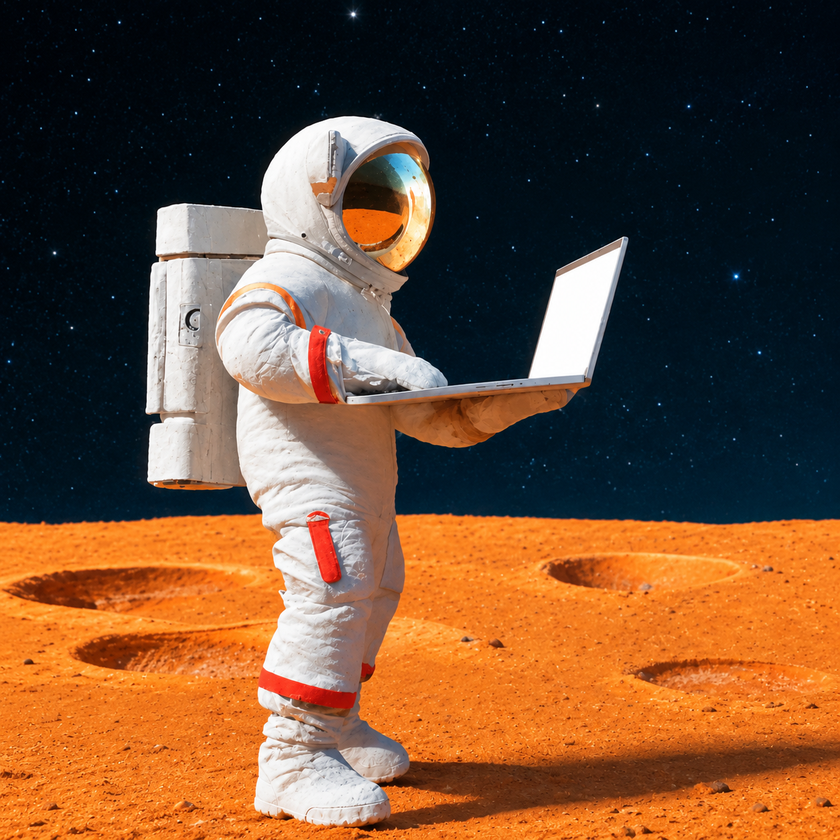
#> input picture myOne.png, 840 x 840 px, shrunk from 1254 x 1254 before the run
$ python image_thresholding.py
#> lines starting #> are read from the running program, lines starting #| are printed output that depends on the picture; after the words box and inside, x2 and y2 are one past the last pixel; in counts of white or black regions, pixels touching at a corner belong together
import cv2

image = cv2.imread("myOne.png")
#> image is the input picture: shape (840, 840, 3); mean B, G, R 52.9, 77.8, 112.4

if image is None:
            exit()


print("Original Image is ",image.shape)
#| Original Image is  (840, 840, 3)

gray_scale = cv2.cvtColor(image,cv2.COLOR_BGR2GRAY)
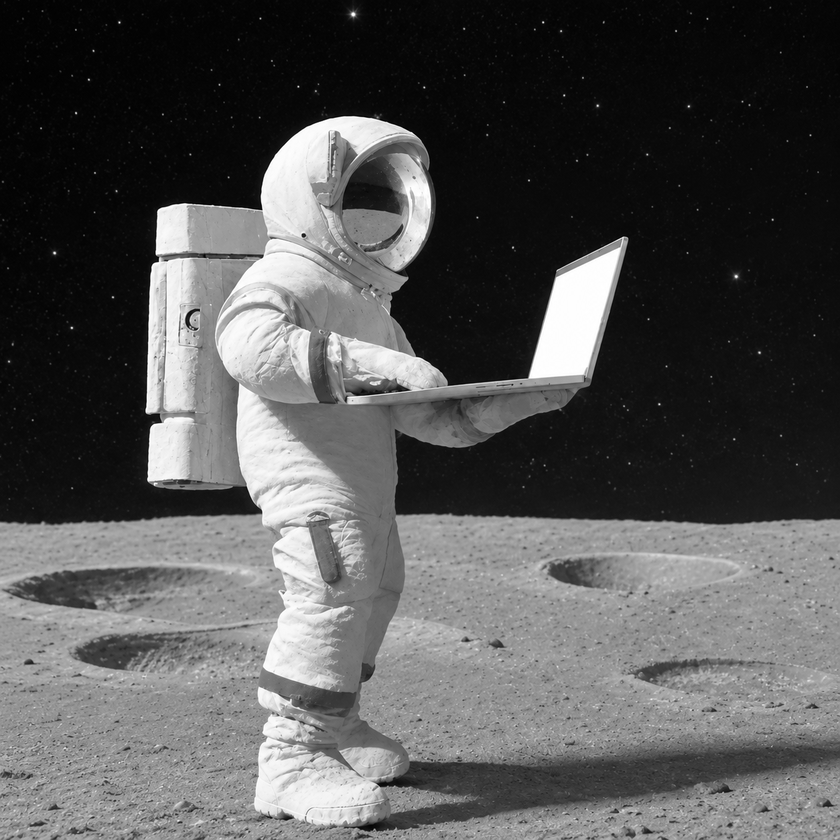
#> gray_scale: shape (840, 840); min 0, max 255, mean 85.3

threshold_value = 127

#ret: Threshold value actually used.
#binary: Resulting thresholded image.

ret,binary = cv2.threshold(
        gray_scale,
        threshold_value,
        255, # maximum intensity
        cv2.THRESH_BINARY
)
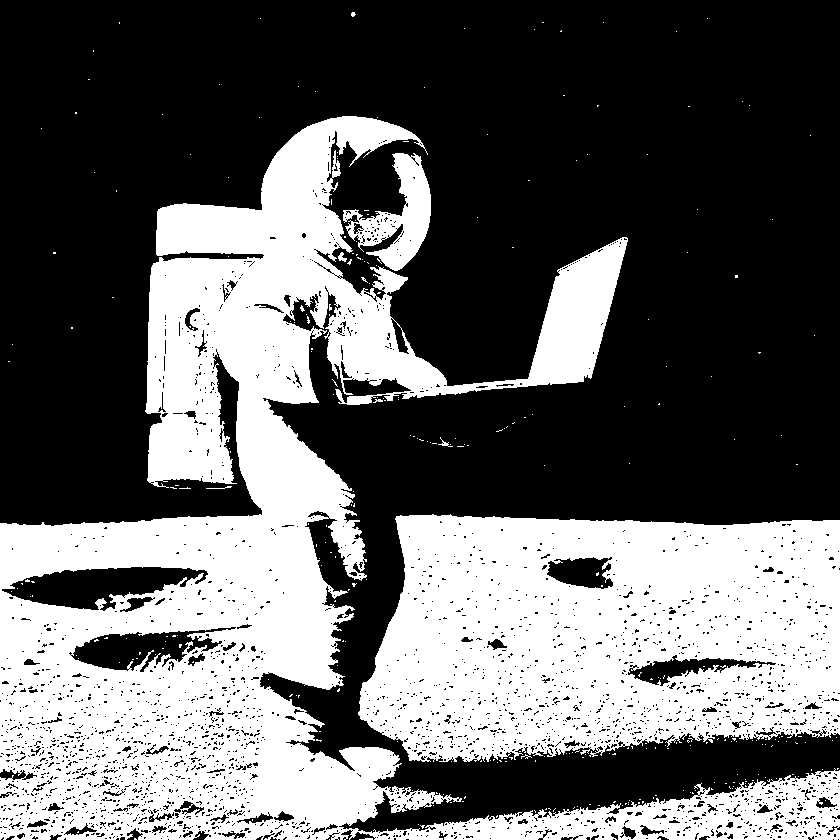
#> binary: shape (840, 840); 39.7% white; 309 white regions (301 under 20 px), largest, box (x1, y1, x2, y2) and area: (0, 116, 840, 840) 178825, (358, 514, 840, 762) 96096, (343, 153, 431, 271) 4422
#> ret = 127

print("Threshold value used ",ret)
#| Threshold value used  127.0

cv2.imwrite("outputs/gray_scale.png",gray_scale)
cv2.imwrite("output/binary_thres.png",binary)

cv2.imshow("Binary_Threshold",binary)

cv2.waitKey(0)
cv2.destroyAllWindows()
